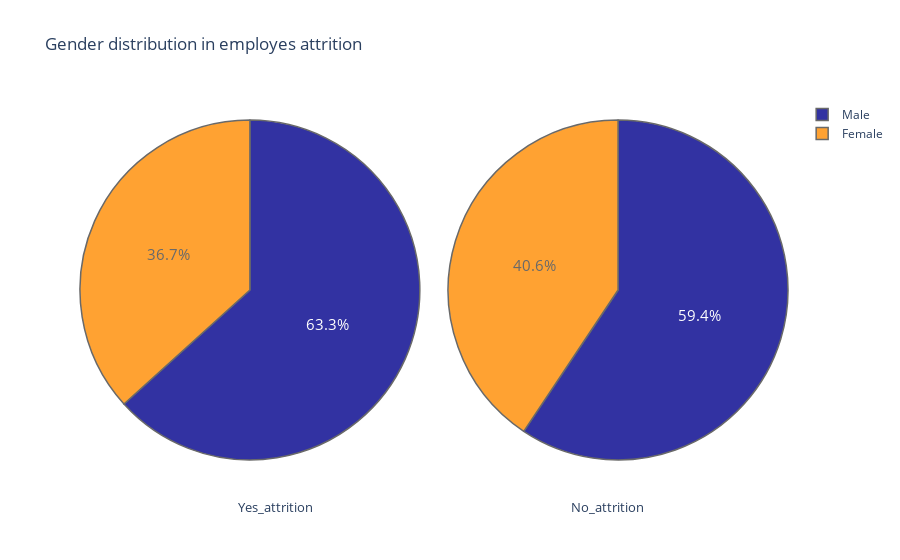

The notebook cell saved with this chart:
### Code cell
plot("Gender")

### Figure 1 — Plotly figure (JSON) as saved in the notebook; plotly's stock layout.template omitted (floating-point values rounded to 4 significant figures)
{"data": [{"domain": {"x": [0, 0.48]}, "hoverinfo": "label+percent+name", "labels": ["Male", "Female"], "marker": {"colors": ["darkblue", "darkorange", "darkgreen", "darkred", "lightgrey", "orange", "white", "lightpink"], "line": {"width": 1.5}}, "name": "attrition employes", "opacity": 0.8, "textfont": {"size": 15}, "type": "pie", "values": [150, 87]}, {"domain": {"x": [0.52, 1]}, "hoverinfo": "label+percent+name", "labels": ["Male", "Female"], "marker": {"colors": ["darkblue", "darkorange", "darkgreen", "darkred", "lightgrey", "orange", "white", "lightpink"], "line": {"width": 1.5}}, "name": "Non attrition employes", "opacity": 0.8, "textfont": {"size": 15}, "type": "pie", "values": [732, 501]}], "layout": {"annotations": [{"font": {"size": 13}, "showarrow": false, "text": "Yes_attrition", "x": 0.22, "y": -0.1}, {"font": {"size": 13}, "showarrow": false, "text": "No_attrition", "x": 0.8, "y": -0.1}], "title": {"text": "Gender distribution in employes attrition "}}}
